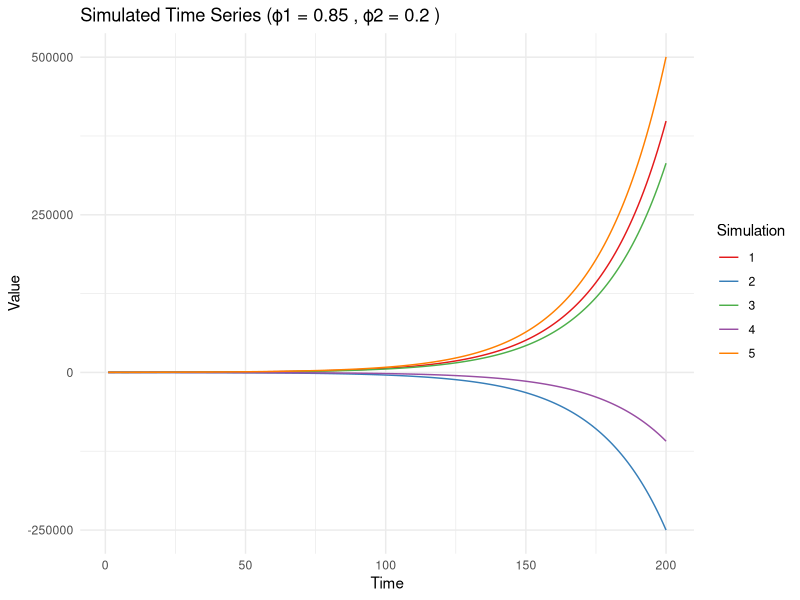
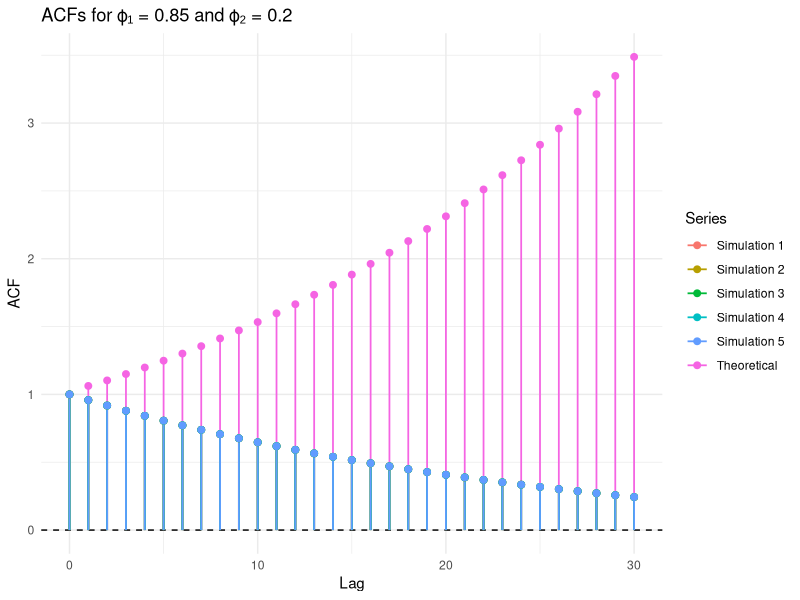
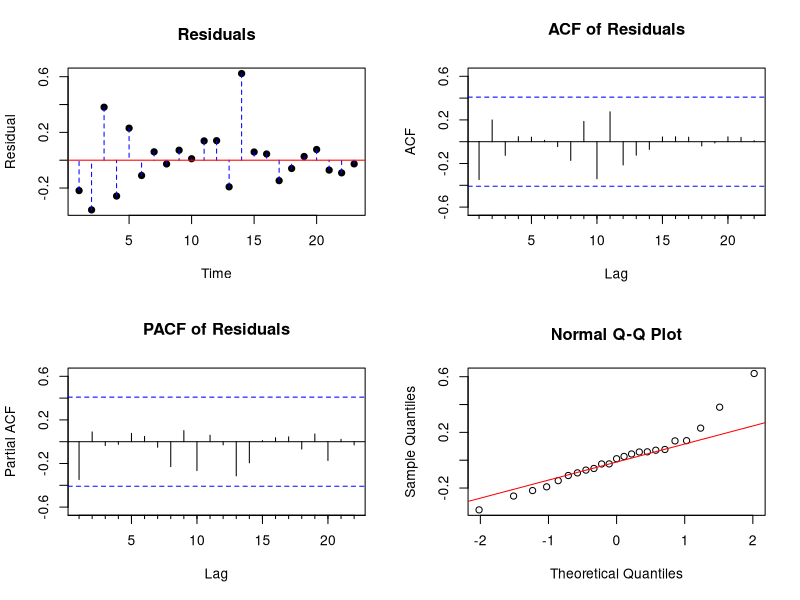
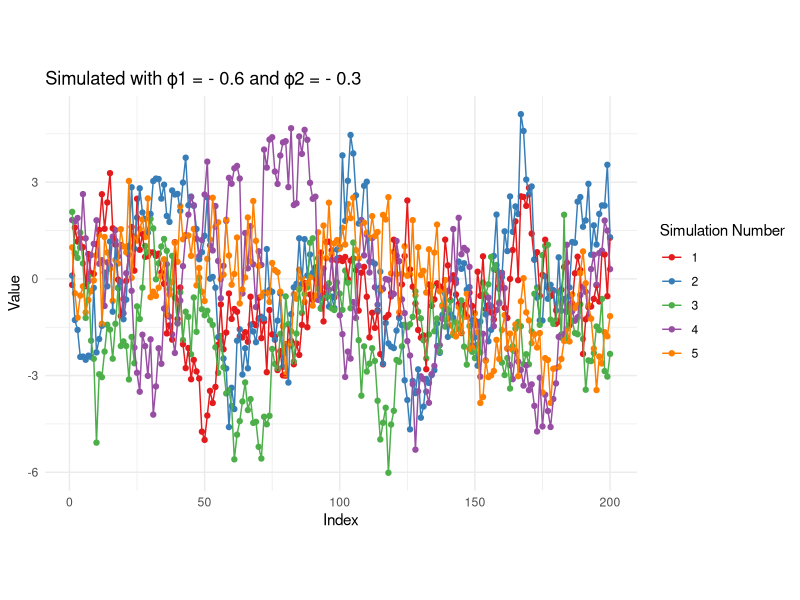
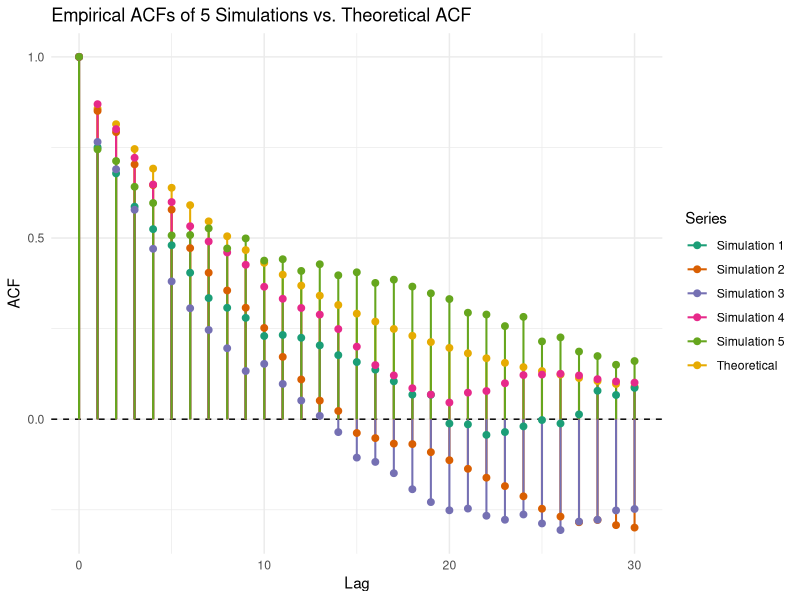
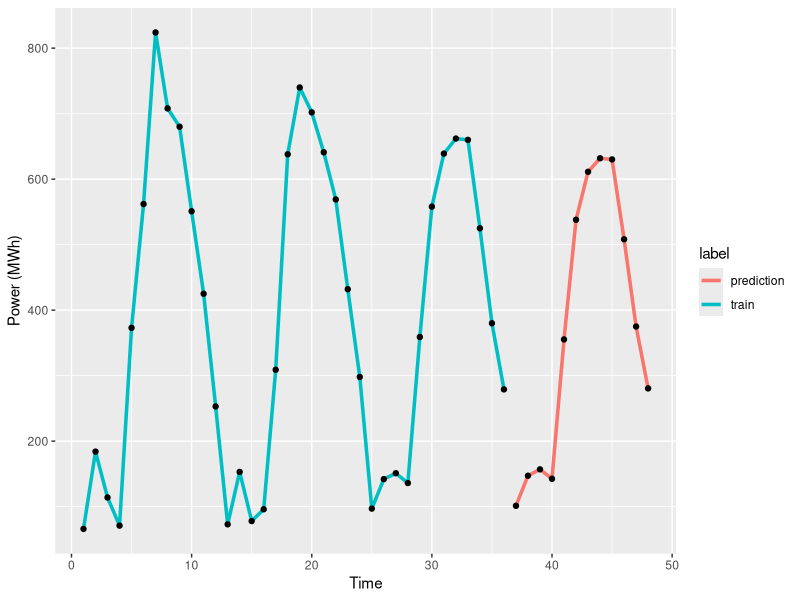
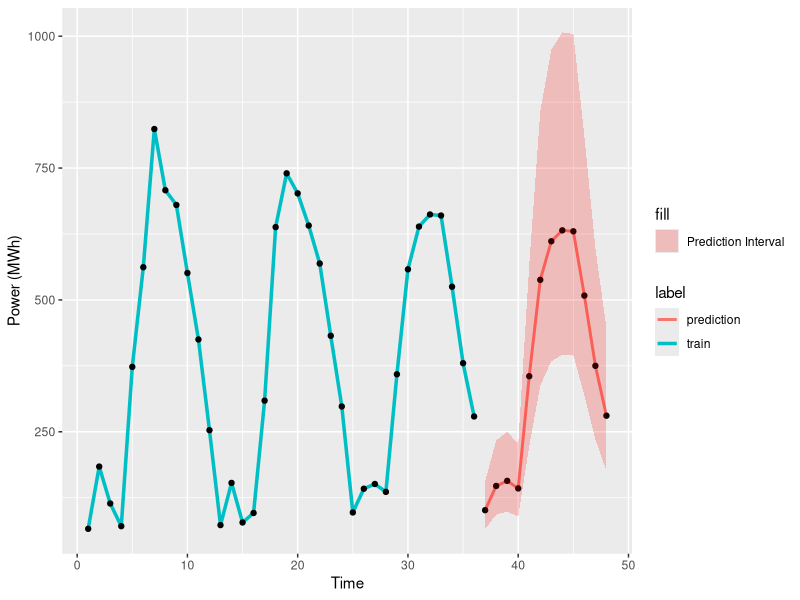

R code for these plots, in order:
# Libraries to be used in this assignment
# install.packages("forecast")
# install.packages("ggplot2")
install.packages("ggpubr")
# install.packages("tidyr")
library(ggplot2)
library(forecast)
library(tidyr)
library(ggpubr)

setwd("Assignment3")
print(getwd())

# ----------------------------- Exercise 1 -----------------------------------
## Exercise 1.1 ##

# Set phi values
phi1 <-  0.6
phi2 <-  0.3

polyroot(c(-0.2,-0.2,1))

# Define the AR coefficients vector in the order of AR(1), AR(2), ...
ar_coefs <- c(phi1, phi2)
n <- 200
sim_number <- rep(1:5, each = 200)

set.seed(42)

for(i in 1:5){
  
  if(i == 1){
  
  simulated_data <- arima.sim(n=n, model=list(ar=ar_coefs), sd=1)
  
  final_simulated_data <- simulated_data
  
  
  } else{
  
  simulated_data <- arima.sim(n=n, model=list(ar=ar_coefs), sd=1)
  
  final_simulated_data <- c(final_simulated_data,simulated_data)
  
  }
  
}

final_simulated_data <- data.frame(cbind(index = rep(1:200,times=5),value = final_simulated_data, sim_number = sim_number))

final_simulated_data$sim_number <- factor(final_simulated_data$sim_number)

plot <- ggplot(final_simulated_data, aes(x = index, y = value, color = sim_number, group = sim_number)) + 
  geom_point() +
  geom_line() +
  scale_color_brewer(palette = "Set1") + # Use a professional color palette
  theme_minimal() + # Use a clean theme
  theme(aspect.ratio = 2/3) + # Make the graph more horizontal
  labs(title = "Simulated with ϕ1 = - 0.6 and ϕ2 = - 0.3", 
     x = "Index", 
     y = "Value", 
     color = "Simulation Number")

ggsave("acf_ra.png", plot = plot, width = 12, height = 6, dpi = 300)
## Exercise 1.2 ##

# Theoretical ACF
calculate_acf <- function(phi1, phi2, k, acf_values) {
  if (k == 0) {
    return(1)
  } else if (k == 1) {
    return(phi1 / (1 - phi2))
  } else {
    return(phi1 * acf_values[k] + phi2 * acf_values[k - 1])
  }
}

n_lags <- 30
acf_values <- numeric(n_lags + 1)

for (k in 0:n_lags) {
  acf_values[k + 1] <- calculate_acf(phi1, phi2, k, acf_values)
}

# Create a data frame for theoretical ACF
acf_df <- data.frame(
  lag = 0:n_lags,
  acf_value = acf_values,
  type = "Theoretical"
)

# Empirical ACF for each simulation
for (i in 1:5) {
  sim_data <- subset(final_simulated_data, sim_number == i)
  acf_sim <- Acf(sim_data$value, lag.max = n_lags, plot = FALSE)
  
  temp_df <- data.frame(
    lag = 0:n_lags,
    acf_value = acf_sim$acf,
    type = paste("Simulation", i)
  )
  
  acf_df <- rbind(acf_df, temp_df)
}

# Plot all ACFs (no lines, just vertical segments + points)
acf <- ggplot(acf_df, aes(x = lag, y = acf_value, color = type)) +
  geom_hline(yintercept = 0, linetype = "dashed") +
  geom_segment(aes(xend = lag, yend = 0), size = 0.7) +
  geom_point(size = 2) +
  labs(x = "Lag", y = "ACF", color = "Series") +
  theme_minimal() +
  ggtitle("Empirical ACFs of 5 Simulations vs. Theoretical ACF") +
  scale_color_brewer(palette = "Dark2")

ggsave("acf.png", plot = acf, width = 12, height = 6, dpi = 300)



## Exercise 1.3 , 1.4 ##

# Run Exercises 1.1 and 1.2 to get the simulated data and ACF values

## Exercises 1.5 and 1.6 ##

# Simulation function
sim <- function(model, n, nburnin = 100){
  n <- n + nburnin
  ar <- model$ar
  ma <- model$ma
  p <- length(ar)
  q <- length(ma)
  y <- numeric(n)
  eps <- rnorm(n)
  
  for(i in (max(p, q) + 1):n){
    y[i] <- eps[i] + sum(y[i - (1:p)] * ar) + sum(eps[i - (1:q)] * ma)
  }
  
  return(y[(nburnin + 1):n])
}

# ---- Parameters for Exercise 1.5 ---- #
phi1 <- 0.85
phi2 <- 0.2
n <- 200
model <- list(ar = c(phi1, phi2))  # no MA part
sim_number <- rep(1:5, each = n)


set.seed(42)

# ---- Simulate 5 series ---- #
final_simulated_data <- numeric()

for (i in 1:5) {
  simulated <- sim(model, n = n)
  final_simulated_data <- c(final_simulated_data, simulated)
}

final_df <- data.frame(
  index = rep(1:n, times = 5),
  value = final_simulated_data,
  sim_number = factor(sim_number)
)

# ---- Plot the Simulated Time Series ---- #
ggplot(final_df, aes(x = index, y = value, color = sim_number, group = sim_number)) + 
  geom_line() +
  scale_color_brewer(palette = "Set1") +
  theme_minimal() +
  labs(
    title = paste("Simulated Time Series (ϕ1 =", phi1, ", ϕ2 =", phi2, ")"),
    x = "Time", y = "Value", color = "Simulation"
  )

# Theoretical ACF Calculation
calculate_acf <- function(phi1, phi2, k, acf_values) {
  if (k == 0) return(1)
  if (k == 1) return(phi1 / (1 - phi2))
  return(phi1 * acf_values[k] + phi2 * acf_values[k - 1])
}

n_lags <- 30
acf_values <- numeric(n_lags + 1)
for (k in 0:n_lags) {
  acf_values[k + 1] <- calculate_acf(phi1, phi2, k, acf_values)
}

acf_df <- data.frame(lag = 0:n_lags, acf_value = acf_values, type = "Theoretical")

# Add empirical ACFs
for (i in 1:5) {
  sim_data <- subset(final_df, sim_number == i)
  acf_sim <- Acf(sim_data$value, lag.max = n_lags, plot = FALSE)
  acf_df <- rbind(acf_df, data.frame(
    lag = 0:n_lags,
    acf_value = acf_sim$acf,
    type = paste("Simulation", i)
  ))
}

# Plot ACFs
ggplot(acf_df, aes(x = lag, y = acf_value, color = type)) +
  geom_hline(yintercept = 0, linetype = "dashed") +
  geom_segment(aes(xend = lag, yend = 0), size = 0.6) +
  geom_point(size = 2) +
  theme_minimal() +
  labs(title = paste("ACFs for ϕ₁ =", phi1, "and ϕ₂ =", phi2), x = "Lag", y = "ACF", color = "Series")


# ----------------------------- Exercise 2 -----------------------------------

# Exercise 2.1 #
data <- read.csv("datasolar.csv",header = TRUE) # Load data
data

data$Xt <- log(data$power) - 5.72 #Define Xt

phi1 <- 0.38 # reverse the sign because of R
Phi1 <- 0.94 # reverse the sign because of R

model <- Arima(data$Xt, order=c(1,0,0), seasonal=list(order=c(1,0,0), period=12),
               fixed=c(phi1,Phi1, 0))

# Calculate residuals
residuals <- residuals(model)[-c(1:13)]

# Model validation

# PLOT - Set up a 2x2 layout for the plots
par(mfrow=c(2,2)) 

# Plot residuals
plot(residuals, pch=19, main="Residuals", ylab="Residual", xlab="Time", 
     ylim=c(min(residuals), max(residuals)))
segments(x0=1:length(residuals), y0=residuals, x1=1:length(residuals), y1=0, col="blue", lty=2)  # Lines to zero
abline(h=0, col="red", lty=1)  # Add horizontal line at zero

# Plot the ACF of the residuals - check for independence
Acf(residuals, lag.max = 30, main="ACF of Residuals")

# Plot the PACF of the residuals check for independence
Pacf(residuals, lag.max = 30, main="PACF of Residuals")

# Q-Q plot - check if the residuals are normally distributed 
qqnorm(residuals)
qqline(residuals, col="red", main="Q-Q Plot")

# Reset the plotting layout to default (optional)
par(mfrow=c(1,1)) 

# Exercise 2.2 #

# Use the ARIMA model to predict the next 12 months
predicted_values_12 <- predict(model, n.ahead = 12)

# Transform predicted values back to power using the inverse log transformation
predicted_values_12_pred <- exp(5.72 + predicted_values_12$pred)  # Exponentiate and add the mean (5.72)
predicted_values_12_se <- exp(5.72 + predicted_values_12$se)  # Standard errors (for uncertainty)

# Create a data frame for the final data (observed + predicted values)
final_data <- data.frame(index = 1:(36 + 12),  # Total indices
                         power = c(data$power, predicted_values_12_pred),  # Observed + predicted power
                         label = c(rep("train", 36), rep("prediction", 12)),  # Train and prediction labels
                         grouping = rep(1, 48))

# Convert label to a factor for plotting
final_data$label <- factor(final_data$label)

# Plot the observed and predicted values
plot <- ggplot(final_data, aes(x = index, y = power, color = label)) +
  geom_line(aes(color = label), lwd = 1.2) +  # Plot the lines for observed and predicted
  geom_point(size = 1.5, color = "black") +  # Add points for observed and predicted
  labs(x = "Time", y = "Power (MWh)")  #+
  # scale_color_manual(values = c("train" = "blue", "prediction" = "red"))

# Save the plot as a .png file (horizontal orientation)
ggsave("2_2.png", plot = plot, width = 12, height = 6, dpi = 300)


# Combine predicted values with their time indices
predicted_table <- data.frame(
  Time = 37:48,  # Time index for the next 12 months
  Predicted_Power = predicted_values_12_pred
)

# Print the table
print(predicted_table)


# Exercise 2.3 #

# forecasting steps:
k <- 12
phi = 0.38

# Initializing Variance for prediction errors:
V_pred_err <- numeric(k)
V_pred_err[1] <- 1 * 0.22^2
V_pred_err[2] <- (phi^2 + 1) * 0.22^2

# Computing Variance for prediction errors for all ks:
for (i in 3:k) {
  V_pred_err[i] <- (phi^(2*(i-1)) + (V_pred_err[i-1]) / 0.22^2) * 0.22^2
}

# Computing the prediction interval:
alpha = 0.05
u_alpha_2 <- qnorm(1 - (alpha / 2))

# Upper prediction interval
upper_val <- as.numeric(predicted_values_12$pred + u_alpha_2 * sqrt(V_pred_err))
upper_val <- exp(upper_val + 5.72)

# Lower prediction interval
lower_val <- as.numeric(predicted_values_12$pred - u_alpha_2 * sqrt(V_pred_err))
lower_val <- exp(lower_val + 5.72)

# Prepare the data frame for plotting
prediction_data <- data.frame(
  index = 37:48,
  pred = predicted_values_12_pred,
  low = lower_val,
  up = upper_val,
  label2 = rep("prediction", 12)
)

# Plot the data
data <- data.frame(index = 1:36, power = data$power, label = rep("train", 36))

plot <- ggplot(data, aes(x = index, y = power, color = label)) +
  geom_line(aes(color = label), lwd = 1.2) +  
  geom_point(size = 1.5, color = "black") +
  geom_line(data = prediction_data, aes(x = index, y = pred, color = label2), lwd = 1, inherit.aes = FALSE) +
  geom_point(data = prediction_data, aes(x = index, y = pred), color = "black") +
  geom_ribbon(data = prediction_data, aes(x = index, ymin = low, ymax = up, fill = "Prediction Interval"), 
              alpha = 0.2, inherit.aes = FALSE) +
  scale_fill_manual(values = c("Prediction Interval" = "red"))+
  labs(x = "Time", y = "Power (MWh)")

ggsave("2_3.png", plot = plot, width = 12, height = 6, dpi = 300)



# ----------------------------- Exercise 3 -----------------------------------
